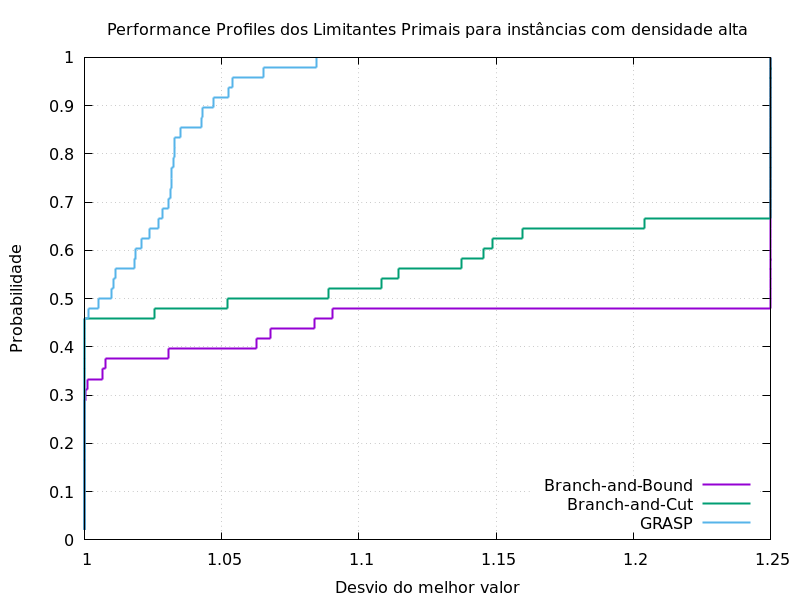

Recreate this plot in gnuplot.
#! /usr/bin/gnuplot
set terminal pngcairo size 800,600
set grid
set output "C-primal.png"
set title "Performance Profiles dos Limitantes Primais para instâncias com densidade alta"
set xlabel "Desvio do melhor valor"
set ylabel "Probabilidade"
set key right bottom
plot "C-primal.csv" using 2:1 with steps linewidth 2 title "Branch-and-Bound", "C-primal.csv" using 3:1 with steps linewidth 2 title "Branch-and-Cut", "C-primal.csv" using 4:1 with steps linewidth 2 title "GRASP"
